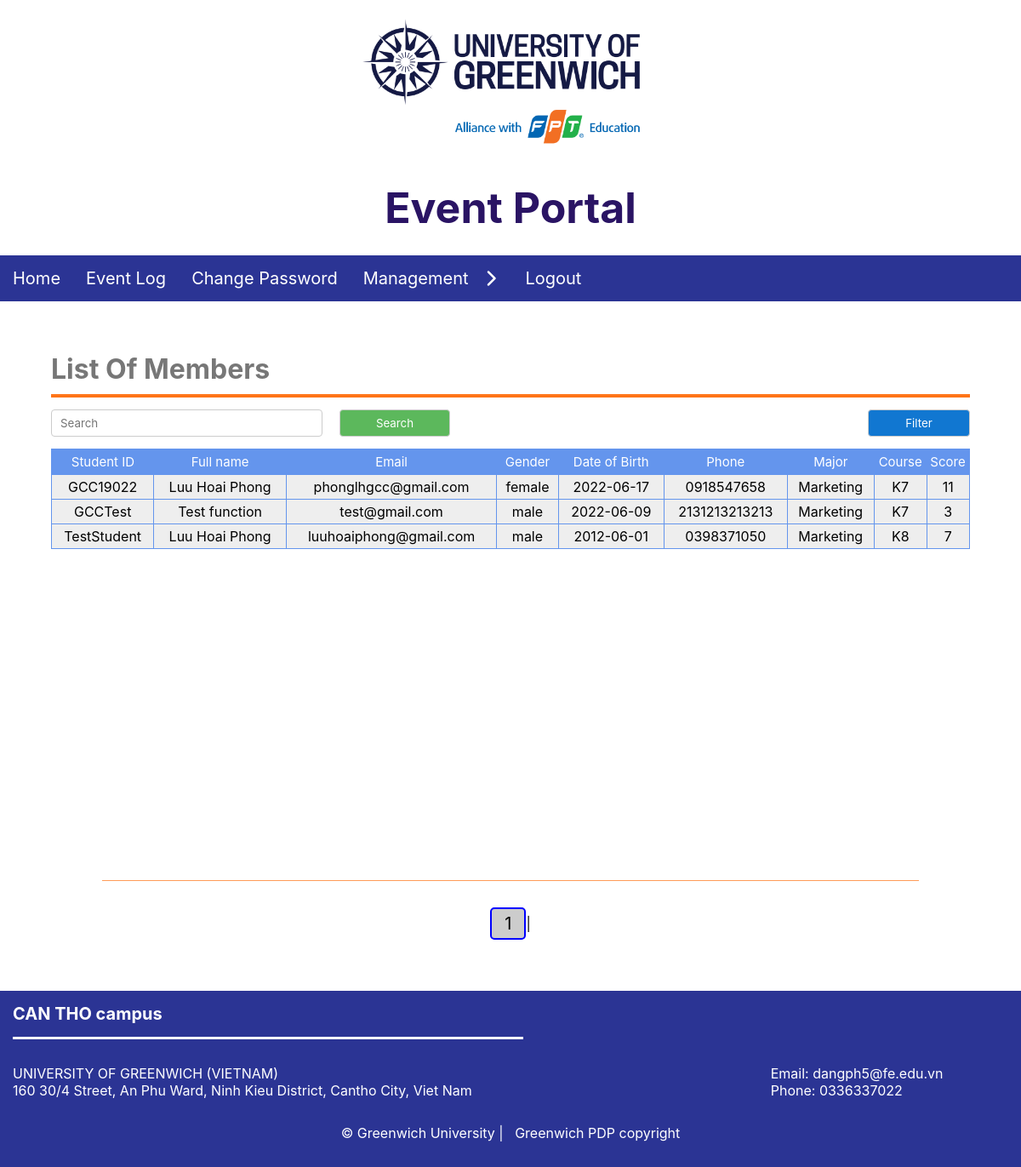
The app's page /admin.php with its own data.
### tables this page shows
CREATE TABLE `user` (
  `student_id` varchar(20) NOT NULL,
  `fullname` varchar(100) NOT NULL,
  `phone` varchar(100) NOT NULL,
  `gender` varchar(10) NOT NULL,
  `email` varchar(100) NOT NULL,
  `dob` date NOT NULL,
  `card_uid` varchar(200) NOT NULL,
  `password` varchar(200) NOT NULL,
  `major_id` int(11) NOT NULL,
  `course_id` int(11) NOT NULL,
  `card_select` int(11) DEFAULT 0,
  `add_card` int(11) DEFAULT 0
);

CREATE TABLE `major` (
  `major_id` int(11) NOT NULL,
  `major_name` varchar(100) NOT NULL
);

CREATE TABLE `course` (
  `course_id` int(11) NOT NULL,
  `course_name` varchar(100) NOT NULL
);

### Views/ListofMembers.php (the view, shortened to what this page needs)
<body>
    <div class="list-container">
        <h1 class="mn-title">List Of Members</h1>
        <hr class="orange-line">
        <div class="table-function">
            <form action="" class="search" method="POST">
                <div class="search-cover">
                    <input type="text" id="search" name="search" class="search-box" placeholder="Search">
                </div>
                <input class="btn-search" type="submit" id="btn-search" name="btn-search" value="Search">
            </form>
            <input class="btn-add-right js-filter" type="button" value="Filter">
        </div>
        <div class="main-table">
            <table class="table-admin">
                <tr class="table-head">
                    <th class="head-row">Student ID</th>
                    <th class="head-row">Full name</th>
                    <th class="head-row">Email</th>
                    <th class="head-row">Gender</th>
                    <th class="head-row">Date of Birth</th>
                    <th class="head-row">Phone</th>
                    <th class="head-row">Major</th>
                    <th class="head-row">Course</th>
                    <th class="head-row">Score</th>
                </tr>
                <?php
                include('./Libs/index.php');
                $result = mysqli_query($conn, 'select count(student_id) as total from user');
                $row = mysqli_fetch_assoc($result);
                $total_records = $row['total'];
                $current_page = isset($_GET['pages']) ? $_GET['pages'] : 1;
                $limit = 15;
                $total_page = ceil($total_records / $limit);
                $start = ($current_page - 1) * $limit;
                if (isset($_POST['btn-search'])) {
                    $search = $_POST['search'];
                    $sql = "SELECT * FROM user a, major b, course c WHERE a.student_id LIKE '%$search%' and a.major_id=b.major_id and a.course_id=c.course_id OR a.fullname LIKE '%$search%' and a.major_id=b.major_id and a.course_id=c.course_id LIMIT $start, $limit";
                } elseif (isset($_GET['func']) && $_GET['func'] == 'filter') {
                    $sql = $_GET['sql'] . " LIMIT $start, $limit";
                } else {
                    $sql = "SELECT * FROM user a, major b, course c WHERE a.major_id = b.major_id and a.course_id = c.course_id LIMIT $start, $limit";
                }
                $result = mysqli_query($conn, $sql);
                while ($row = mysqli_fetch_array($result, MYSQLI_ASSOC)) {
                    $student_id = $row['student_id'];
                    $res = mysqli_query($conn, "SELECT SUM(scores) as scores FROM `user_log` WHERE student_id='$student_id'");
                    $resCourseAndMajor = mysqli_query($conn, "SELECT * FROM `user` INNER JOIN `major` ON user.major_id=major.major_id INNER JOIN `course` ON user.course_id=course.course_id WHERE student_id='$student_id'");
                    $cowCourseAndMajor = mysqli_fetch_array($resCourseAndMajor, MYSQLI_ASSOC);
                    $rowscores = mysqli_fetch_array($res, MYSQLI_ASSOC);
                ?>
                    <tr class="table-body">
                        <td class="body-row"><?php echo $row['student_id'] ?></td>
                        <td class="body-row"><?php echo $row['fullname'] ?></td>
                        <td class="body-row"><?php echo $row['email'] ?></td>
                        <td class="body-row"><?php echo $row['gender'] ?></td>
                        <td class="body-row"><?php echo $row['dob'] ?></td>
                        <td class="body-row"><?php echo $row['phone'] ?></td>
                        <td class="body-row"><?php echo $cowCourseAndMajor['major_name'] ?></td>
                        <td class="body-row"><?php echo $cowCourseAndMajor['course_name'] ?></td>
                        <td class="body-row"><?php echo $rowscores['scores'] ?></td>
                    </tr>
                <?php } ?>
            </table>
        </div>
    </div>
    <div class="pag-outline">
        <div class="pag-block">
            <div class="pag-item">
                <?php
                for ($i = 1; $i <= $total_page; $i++) {
                    if ($i == $current_page) {
                        echo '<span class="pag-number" style="border: 2px solid blue; background-color:#ccc;">' . $i . '</span> | ';
                    } else {
                        echo '<a class="pag-hplink" href="admin.php?pages=' . $i . '"><div class="pag-number">' . $i . '</div></a> |';
                    }
                }
                ?>
            </div>
        </div>
    </div>
</body>
</html>

### Assets/css/pagination.css (style rules this page uses)
* { padding: 0px; margin: 0px; font-family: -apple-system, BlinkMacSystemFont, 'Segoe UI', Roboto, Oxygen, Ubuntu, Cantarell, 'Open Sans', 'Helvetica Neue', sans-serif; }
:root { --orangeBor: #ff9c59; --white: #fff; --black: #343535; }
.pag-outline { padding: 30px 10%; }
.pag-block { height: 100px; width: 100%; display: flex; justify-content: center; align-items: center; border-top: 1px solid var(--orangeBor); }
.pag-number { width: fit-content; height: fit-content; background-color: var(--white); border: 2px solid var(--orangeBor); border-radius: 5px; font-size: 20px; text-align: center; padding: 5px 15px; }
.pag-item { display: flex; justify-content: center; align-items: center; margin-left: 15px; margin-right: 15px; }

### Assets/css/Admin.css (style rules this page uses)
* { padding: 0; margin: 0; box-sizing: border-box; }
:root { --blue: #2B3494; --orange: #FF7518; --white: #fff; --blueTrans: rgba(43,52,148,0.9); --orangeTrans: rgba(255,117,24,0.9); --whiteTrans: rgba(255,255,255,0.9); --blueViolet: #2A1464; --btnAdd: #5CB85C; --btnAddRight: #1177D1;; --border:#ccc; }
html { font-family:-apple-system, BlinkMacSystemFont, 'Segoe UI', Roboto, Oxygen, Ubuntu, Cantarell, 'Open Sans', 'Helvetica Neue', sans-serif; }
.list-container { padding: 5%; min-height: 650px; }
.mn-title { color:#777777; }
.orange-line { margin-top:10px; border: 2px solid #FF7518; }
.table-function { display:flex; margin-top: 10px; position: relative; height: 40px; margin-bottom:10px; align-items: center; }
.search { display: flex; height: 80%; align-items: center; width: 100%; }
.search-cover { height:100%; width: 30%; display: flex; align-items: center; }
.search-box { height:100%; width: 100%; border-radius:4px; border: 1px solid #ccc; padding-left: 10px; margin-right: 5px; }
.btn-search { height:100%; width: 130px; background-color: #5CB85C; color: #fff; border: 1px solid #ccc; border-radius: 4px; margin-left: 15px; }
.btn-add-right { height: 80%; width: 120px; background-color: #1177D1; color: #fff; border: 1px solid #ccc; border-radius: 4px; margin-left: 15px; position: absolute; right: 0; }
.main-table { width:100%; }
.table-admin { border: 0.5px solid #6495ED; width: 100%; border-collapse: collapse; }
.table-head { background-color:#6495ED; border: 0.5px solid #6495ED; color: #fff; height: 30px; font-size: 15px; justify-content: center; }
.head-row { font-weight: 400; }
.table-body { background-color: #EEEEEE; height: 25px; text-align: center; border: 1px solid #6495ED; }
.body-row { border: 1px solid #6495ED; padding: 4px; }

### Assets/css/Index.css (style rules this page uses)
:root { --blue: #2B3494; --orange: #FF7518; --white: #fff; --blueTrans: rgba(43,52,148,0.9); --orangeTrans: rgba(255,117,24,0.9); --whiteTrans: rgba(255,255,255,0.9); --blueViolet: #2A1464; }
* { margin: 0px; padding: 0px; font-family: -apple-system, BlinkMacSystemFont, 'Segoe UI', Roboto, Oxygen, Ubuntu, Cantarell, 'Open Sans', 'Helvetica Neue', sans-serif; }
.header { display: block; height: 300px; background-color: var(--white); }
.header-logo { width: auto; height: 200px; margin-left: 50%; transform: translateX(-50%); }
.header-title { font-size: 50px; text-align: center; margin-top: calc(50px - 40px); color: var(--blueViolet); }
.menu { width: 100%; height: fit-content; background-color: var(--blue); }
.menu-bar { display: flex; list-style: none; }
.menu-item { height: fit-content; padding: 15px 15px 15px 15px; cursor: pointer; }
.menu-link { color: var(--white); text-decoration: none; font-size: 20px; text-align: center; }
.menu-control { position: relative; }
.menu-drop-icon { transform: rotate(-90deg); }
.footer { display: block; background-color: var(--blue); color: var(--white); font-size: 20px; padding-bottom: 30px; }
.footer-title { padding: 15px 0px; border-bottom: 3px solid white; width: 50%; margin: 0px 15px 30px 15px; font-size: 20px; }
.block-info { display: flex; flex-flow: row wrap; margin: 30px 15px 30px 15px; }
.left-info { margin-right: 15%; font-size: 16px; }
.right-info { margin-left: 15%; font-size: 16px; }
.info-char { width: max-content; font-size: 16px; }
.link-info { color: var(--white); text-decoration: none; font-size: 16px; }
.ft-coppyright { text-align: center; font-size: 16px; }

### Assets/css/ChangePass.css (style rules this page uses)
* { margin: 0; padding: 0; font-family: -apple-system, BlinkMacSystemFont, 'Segoe UI', Roboto, Oxygen, Ubuntu, Cantarell, 'Open Sans', 'Helvetica Neue', sans-serif; }

### records on screen
user: student_id "GCC19022", fullname "Luu Hoai Phong", email "phonglhgcc@gmail.com", gender "female", dob "2022-06-17", phone "0918547658", major.major_name "Marketing", course.course_name "K7", scores "11"
user: student_id "GCCTest", fullname "Test function", email "test@gmail.com", gender "male", dob "2022-06-09", phone "2131213213213", major.major_name "Marketing", course.course_name "K7", scores "3"
user: student_id "TestStudent", fullname "Luu Hoai Phong", email "luuhoaiphong@gmail.com", gender "male", dob "2012-06-01", phone "0398371050", major.major_name "Marketing", course.course_name "K8", scores "7"
